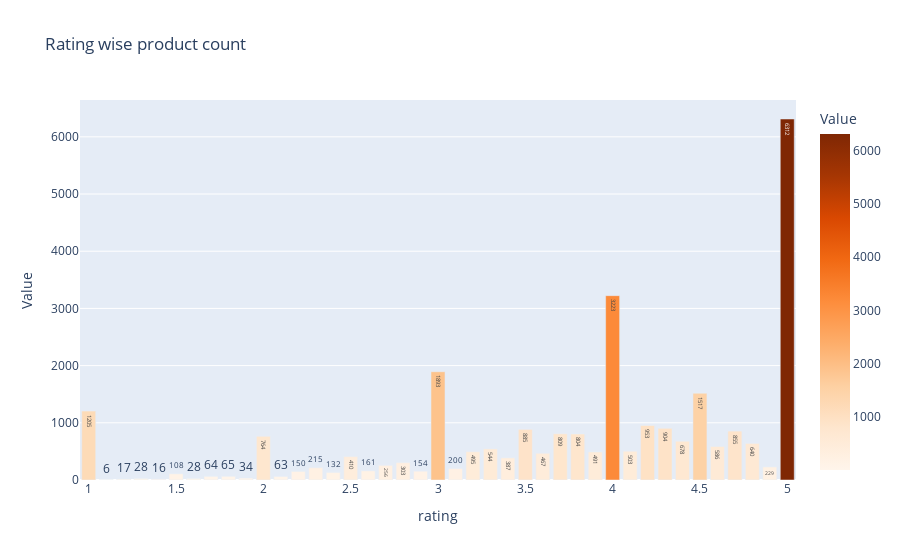

Here is the notebook cell this chart was saved with:
### Code cell
category_amount_sales = products['overall_rating'].value_counts()
category_amount_sales =pd.DataFrame({'rating':category_amount_sales.index, "Value": category_amount_sales.values})
category_amount_sales = category_amount_sales.sort_values('Value',ascending=False)
fig = px.bar(category_amount_sales, x='rating' , y="Value", color='Value' , title="Rating wise product count", color_continuous_scale='oranges',
 text_auto=True,)
fig.show()

### Figure 1 — Plotly figure (JSON) as saved in the notebook; plotly's stock layout.template omitted (floating-point values rounded to 4 significant figures)
{"data": [{"alignmentgroup": "True", "hovertemplate": "rating=%{x}<br>Value=%{marker.color}<extra></extra>", "legendgroup": "", "marker": {"color": [6312, 3223, 1893, 1517, 1205, 953, 904, 885, 855, 809, 804, 764, 678, 640, 586, 544, 503, 495, 491, 467, 410, 387, 303, 256, 229, 215, 200, 161, 154, 150, 132, 108, 65, 64, 63, 34, 28, 28, 17, 16, 6], "coloraxis": "coloraxis", "pattern": {"shape": ""}}, "name": "", "offsetgroup": "", "orientation": "v", "showlegend": false, "textposition": "auto", "texttemplate": "%{y}", "type": "bar", "x": [5, 4, 3, 4.5, 1, 4.2, 4.3, 3.5, 4.7, 3.7, 3.8, 2, 4.4, 4.8, 4.6, 3.3, 4.1, 3.2, 3.9, 3.6, 2.5, 3.4, 2.8, 2.7, 4.9, 2.3, 3.1, 2.6, 2.9, 2.2, 2.4, 1.5, 1.8, 1.7, 2.1, 1.9, 1.6, 1.3, 1.2, 1.4, 1.1], "xaxis": "x", "y": [6312, 3223, 1893, 1517, 1205, 953, 904, 885, 855, 809, 804, 764, 678, 640, 586, 544, 503, 495, 491, 467, 410, 387, 303, 256, 229, 215, 200, 161, 154, 150, 132, 108, 65, 64, 63, 34, 28, 28, 17, 16, 6], "yaxis": "y"}], "layout": {"barmode": "relative", "coloraxis": {"colorbar": {"title": {"text": "Value"}}, "colorscale": [[0, "rgb(255,245,235)"], [0.125, "rgb(254,230,206)"], [0.25, "rgb(253,208,162)"], [0.375, "rgb(253,174,107)"], [0.5, "rgb(253,141,60)"], [0.625, "rgb(241,105,19)"], [0.75, "rgb(217,72,1)"], [0.875, "rgb(166,54,3)"], [1, "rgb(127,39,4)"]]}, "legend": {"tracegroupgap": 0}, "title": {"text": "Rating wise product count"}, "xaxis": {"anchor": "y", "domain": [0, 1], "title": {"text": "rating"}}, "yaxis": {"anchor": "x", "domain": [0, 1], "title": {"text": "Value"}}}}
